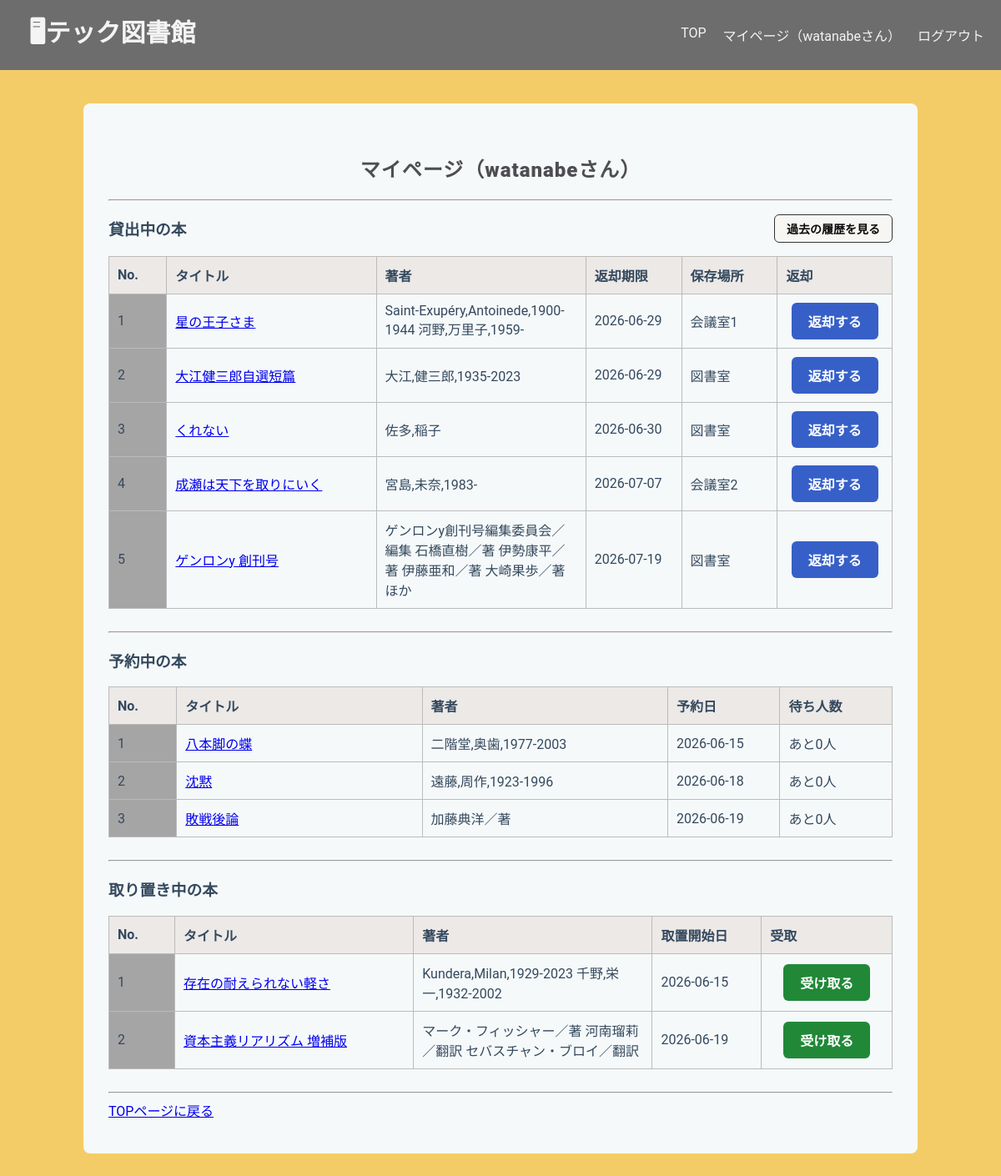
The page /library/mypage/ (signed in) on the database its author committed.
### libraryapp/models.py (models this page shows, shortened)
class Borrow(models.Model):
    user = models.ForeignKey(User, on_delete=models.CASCADE)
    stock = models.ForeignKey(
        Stock,
        on_delete=models.PROTECT,
        related_name="borrows"
    )
    borrowed_at = models.DateTimeField(default=timezone.now)
    due_date = models.DateField()
    returned_at = models.DateTimeField(null=True, blank=True)

class Stock(models.Model):
    book = models.ForeignKey(
        Book,
        on_delete=models.CASCADE,
        related_name="stocks"
    )
    location = models.ForeignKey(
        Location,
        on_delete=models.PROTECT,
        related_name="stocks"
    )
    is_available = models.BooleanField(default=True)

class Book(models.Model):
    isbn = models.CharField(
        max_length=17,
        help_text='ISBN-10 または ISBN-13（ハイフン可）',
        verbose_name='ISBN',
        unique=True,
    )
    title = models.CharField(max_length=200, blank=True)
    author = models.CharField(max_length=200, null=True, blank=True)
    publisher = models.CharField(max_length=200, null=True, blank=True)
    publication_date = models.DateField(null=True, blank=True)
    description = models.TextField(null=True, blank=True)
    cover_url = models.URLField(null=True, blank=True)
    edition_number = models.IntegerField(default=1)

class Location(models.Model):
    name = models.CharField(max_length=100)
    def __str__(self):
        return self.name

class Reservation(models.Model):
    user = models.ForeignKey(
        User,
        on_delete=models.CASCADE,
        related_name="reservations")
    book = models.ForeignKey(
        Book,
        on_delete=models.CASCADE,
        related_name="reservations")
    reserved_at = models.DateTimeField(auto_now_add=True)
    class Meta:
        ordering = ["reserved_at"] # 先着順
        unique_together = ("user", "book")

class HoldStock(models.Model):
    user = models.ForeignKey(User, on_delete=models.CASCADE)
    stock = models.ForeignKey(
        Stock,
        on_delete=models.CASCADE,
        related_name="hold"
    )
    created_at = models.DateTimeField(default=timezone.now)
    is_pickedup = models.BooleanField(default=False) # 受取済みか

### libraryapp/views.py (the view)
# urls.py: path('mypage/', views.MyPageView.as_view(), name='mypage'),
class MyPageView(LoginRequiredMixin, ListView):
    model = Borrow
    template_name = "libraryapp/mypage.html"
    context_object_name = "borrows"
    def get_queryset(self):
        return Borrow.objects.filter(
            user=self.request.user,
            returned_at__isnull=True
        ).select_related("stock__book")
    def get_context_data(self, **kwargs):
        context = super().get_context_data(**kwargs)
        reservations = Reservation.objects.filter(
            user=self.request.user
        ).select_related("book")
        for reservation in reservations:
            reservation.waiting_count = Reservation.objects.filter(
                book=reservation.book,
                reserved_at__lt=reservation.reserved_at
            ).count()
        context['reservations'] = reservations
        context['hold_stocks'] = HoldStock.objects.filter(
            user=self.request.user,
            is_pickedup=False
        ).select_related("stock__book")
        return context

### templates/libraryapp/mypage.html (shortened to what this page needs)
{% extends "libraryapp/base.html" %}
{% block content %}
<h2 class="h2">マイページ（{{ user.username }}さん）</h2>
<hr>
<div class="my-borrowed-header">
<h3>貸出中の本</h3>
<a href="{% url 'borrow_history' %}"
    class="action-button2">
    過去の履歴を見る
</a>
</div>
<table border="1">
    <tr>
        <th class="number-header">No.</th>
        <th class="title">タイトル</th>
        <th class="author">著者</th>
        <th class="date">返却期限</th>
        <th class="location">保存場所</th>
        <th class="button">返却</th>
    </tr>
    {% for borrow in borrows %}
    <tr>
        <td class="number">
            {{ forloop.counter }}
        </td>
        <td>
            <a href="{% url 'book_detail' borrow.stock.book.id %}">
                {{ borrow.stock.book.title }}
            </a>
        </td>
        <td>{{ borrow.stock.book.author }}</td>
        <td>{{ borrow.due_date|date:"Y-m-d" }}</td>
        <td>{{ borrow.stock.location }}</td>
        <td class="position-center">
            <a href="{% url 'return_book' borrow.id %}"
                class="action-button3">
                返却する
            </a>
        </td>
    </tr>
    {% empty %}
    <tr>
        <td colspan="6">貸出中の本はありません。</td>
    </tr>
    {% endfor %}
</table>
<br>
<hr>
<h3>予約中の本</h3>
<table border="1">
    <tr>
        <th class="number-header">No.</th>
        <th class="title">タイトル</th>
        <th class="author">著者</th>
        <th class="date">予約日</th>
        <th class="date">待ち人数</th>
    </tr>
    {% for reservation in reservations %}
    <tr>
        <td class="number">
            {{ forloop.counter }}
        </td>
        <td>
            <a href="{% url 'book_detail' reservation.book.id %}">
                {{ reservation.book.title }}
            </a>
        </td>
        <td>{{ reservation.book.author }}</td>
        <td>
            {{ reservation.reserved_at|date:"Y-m-d" }}
        </td>
        <td>
            あと{{ reservation.waiting_count }}人
        </td>
    </tr>
    {% empty %}
    <tr>
        <td colspan="5">予約中の本はありません。</td>
    </tr>
    {% endfor %}
</table>
<br>
<hr>
<h3>取り置き中の本</h3>
<table border="1">
    <tr>
        <th class="number-header">No.</th>
        <th class="title">タイトル</th>
        <th class="author">著者</th>
        <th class="date">取置開始日</th>
        <th class="button">受取</th>
    </tr>
    {% for hold in hold_stocks %}
    <tr>
        <td class="number">
            {{ forloop.counter }}
        </td>
        <td>
            <a href="{% url 'book_detail' hold.stock.book.id %}">
                {{ hold.stock.book.title }}
            </a>
        </td>
        <td>{{ hold.stock.book.author }}</td>
        <td>{{ hold.created_at|date:"Y-m-d" }}</td>
        <td class="position-center">
            <a href="{% url 'pickup_confirm' hold.id %}"
                class="action-button">
                受け取る
            </a>
        </td>
    </tr>
    {% empty %}
    <tr>
        <td colspan="5">受け取り可能な本はありません。</td>
    </tr>
    {% endfor %}
</table>
<br>
<hr>
<a href="{% url 'home' %}">TOPページに戻る</a>
{% endblock content %}

### templates/libraryapp/base.html (shortened to what this page needs)
<!DOCTYPE html>
<html lang="ja">
<head>
    {% load static %}
    <link rel="stylesheet" href="{% static 'libraryapp/base.css' %}">
</head>
<body>
    <header class="header">
        <h1>
            <a href="{% url 'home' %}">
                <strong>🖥テック図書館</strong>
            </a>
        </h1>
        <nav>
            <a href="{% url 'home' %}">TOP</a>
            <a href="{% url 'mypage' %}">マイページ（{{ user.username }}さん）</a>
            <form method="post" action="{% url 'logout' %}" class="logout-form">
                <button type="submit" class="logout-link">ログアウト</button>
            </form>
        </nav>
    </header>
    <main class="container">
        {% block content %}{% endblock %}
    </main>
</body>
</html>

### static/libraryapp/base.css (style rules this page uses)
body { font-family: 'Roboto', 'Segoe UI', Tahoma, Geneva, Verdana, sans-serif; background-color: #f4cc67; color: #34495e; margin: 0; }
.header { display: flex; background-color: #6d6d6d; justify-content: space-between; align-items: center; }
.header h1 { color: #f5f4f5; margin: 15px; width: auto; padding-left: 20px; font-size: 30px; }
.header h1 a { color: #f5f4f5; text-decoration: none; }
.header nav { color: #f5f4f5; display: flex; gap: 20px; width: auto; padding-right: 20px; margin: 0; }
.header nav a { color: #f5f4f5; text-decoration: none; }
.container { background-color: #f6f9fa; padding: 40px 30px; border-radius: 8px; max-width: 1000px; width: 100%; box-sizing: border-box; margin: 40px auto; }
.h2 { color: #4e4e52; text-align: center; margin-bottom: 20px; font-weight: 800; letter-spacing: 1px; }
form button { white-space: nowrap; background-color: #717071dc; color: #faf8f8; padding: 10px 20px; border: none; border-radius: 4px; cursor: pointer; font-size: 16px; font-weight: 500; }
table { border-collapse: collapse; width: 100%; }
th { width: 100px; text-align: left; padding: 10px; background-color: #ece9e7; border: 1px solid #bcbbbb; }
td { text-align: left; vertical-align: middle; padding: 10px; border: 1px solid #bcbbbb; }
th:first-child, td:first-child { text-align: left; }
.action-button { display: inline-block; background-color: #218838; color: white; padding: 10px 20px; border-radius: 6px; text-decoration: none; font-weight: bold; }
.action-button2 { display: inline-block; background-color: #f7f6f3; color: rgb(11, 11, 11); border: 1px solid #333; padding: 6px 14px; border-radius: 6px; text-decoration: none; font-weight: bold; font-size: 14px; }
.action-button3 { display: inline-block; background-color: #365fc8; color: white; padding: 10px 20px; border-radius: 6px; text-decoration: none; font-weight: bold; }
.logout-form { display: inline; }
.logout-form button { background: none; border: none; padding: 0; color: inherit; font: inherit; cursor: pointer; }
.number-header { width: 40px; }
.title { width: 200px; }
.author { width: 200px; }
.date { width: 80px; white-space: nowrap; }
.location { width: 80px; white-space: nowrap; }
.button { width: 100px; white-space: nowrap; }
.my-borrowed-header { display: flex; justify-content: space-between; align-items: center; margin-top: 16px; margin-bottom: 16px; }
.my-borrowed-header h3 { margin: 0; }
.number { background-color: #a6a5a5; }
.position-center { text-align: center; }

### rows shown on the page
Borrow: stock.book "星の王子さま", stock.book.author "Saint-Exupéry,Antoinede,1900-1944 河野,万里子,1959-", due_date "2026-06-29", stock.location "会議室1"
Borrow: stock.book "大江健三郎自選短篇", stock.book.author "大江,健三郎,1935-2023", due_date "2026-06-29", stock.location "図書室"
Borrow: stock.book "くれない", stock.book.author "佐多,稲子", due_date "2026-06-30", stock.location "図書室"
Borrow: stock.book "成瀬は天下を取りにいく", stock.book.author "宮島,未奈,1983-", due_date "2026-07-07", stock.location "会議室2"
Borrow: stock.book "ゲンロンy 創刊号", stock.book.author "ゲンロンy創刊号編集委員会／編集 石橋直樹／著 伊勢康平／著 伊藤亜和／著 大崎果歩／著 ほか", due_date "2026-07-19", stock.location "図書室"
Reservation: book "八本脚の蝶", book.author "二階堂,奥歯,1977-2003", reserved_at "2026-06-15", waiting_count "0"
Reservation: book "沈黙", book.author "遠藤,周作,1923-1996", reserved_at "2026-06-18", waiting_count "0"
Reservation: book "敗戦後論", book.author "加藤典洋／著", reserved_at "2026-06-19", waiting_count "0"
HoldStock: stock.book "存在の耐えられない軽さ", stock.book.author "Kundera,Milan,1929-2023 千野,栄一,1932-2002", created_at "2026-06-15"
HoldStock: stock.book "資本主義リアリズム 増補版", stock.book.author "マーク・フィッシャー／著 河南瑠莉／翻訳 セバスチャン・ブロイ／翻訳", created_at "2026-06-19"

### other values the page prints
{{ user.username }} "watanabe"
